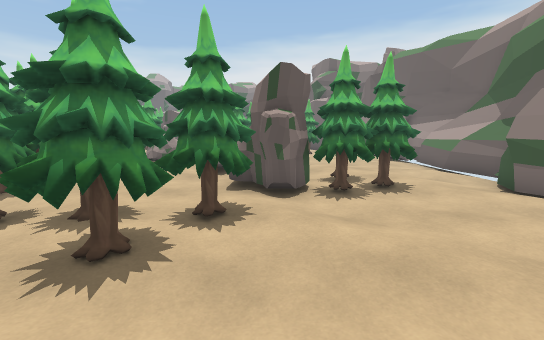
[1] (above)

24 first-person views from a walk through a scene from a Unity 3-D project. The camera is 1.5 m above the floor, tilts 8° down and sees 90° across. The floor is counted in squares, 1 m on a side. Each view is taken from the middle of a square. On the plan, view 1 faces up. The plan holds only what a view shows up to about 14 squares ahead; the rest is blank. The place goes on beyond the plan. The player is left out. Some surface patterns are stand-ins.

[2]
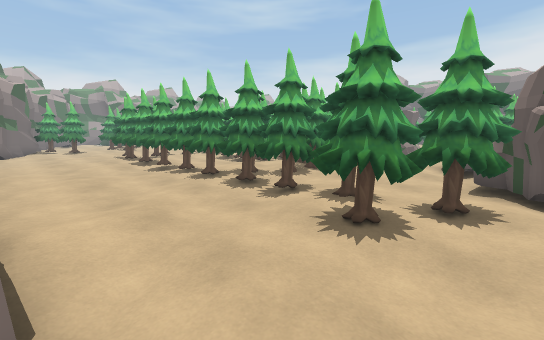

[3]
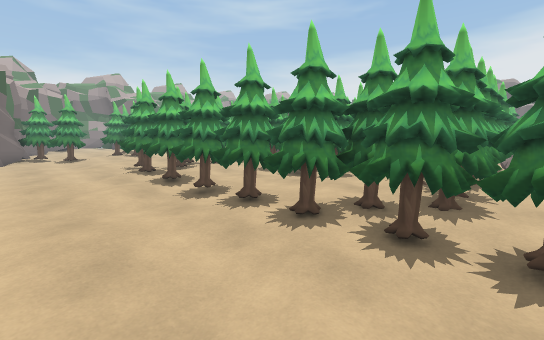

[4]
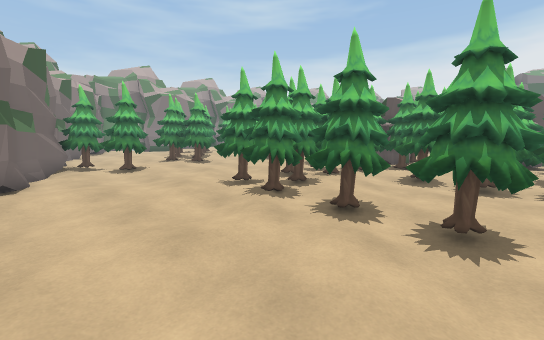

[5]
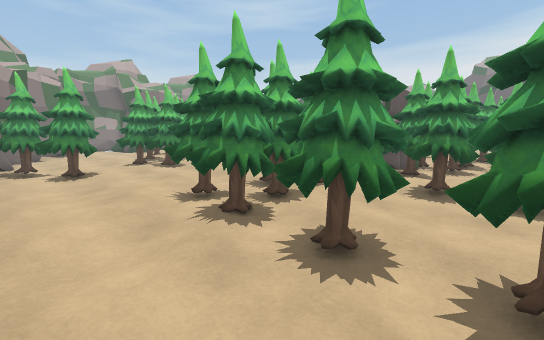

[6]
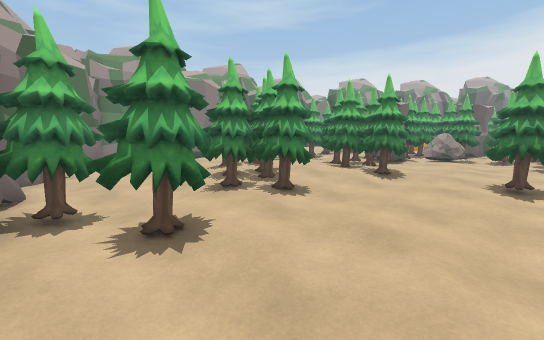

[7]
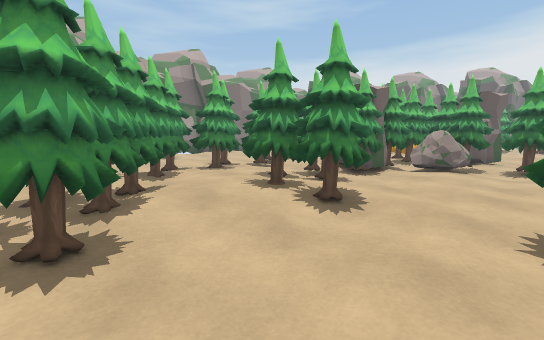

[8]
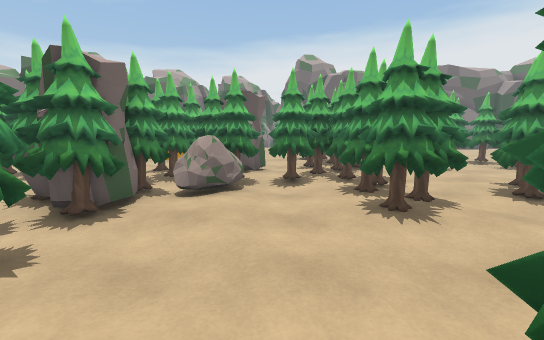

[9]
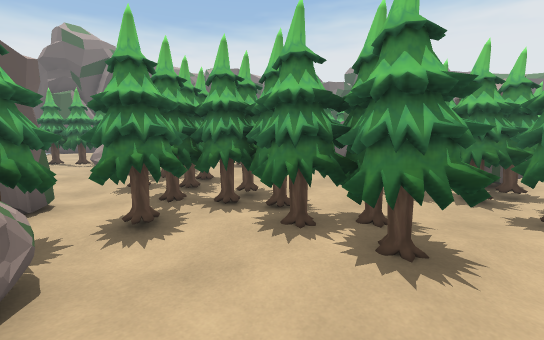

[10]
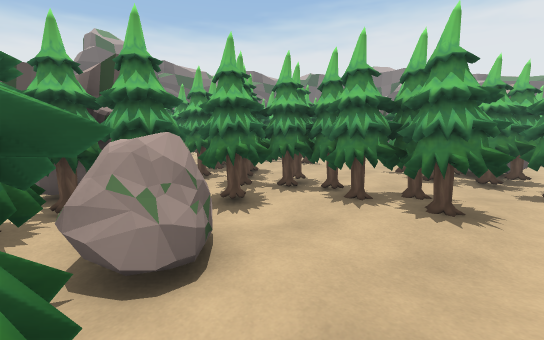

[11]
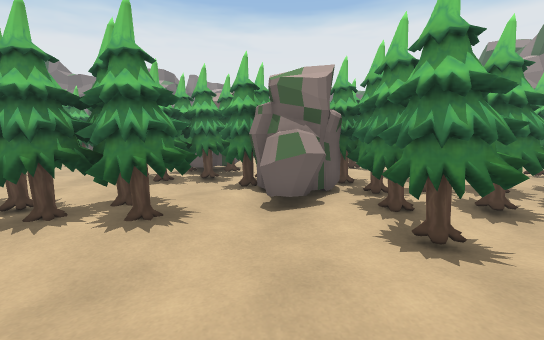

[12]
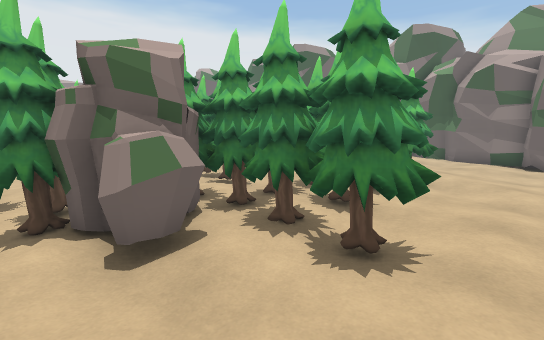

[13]
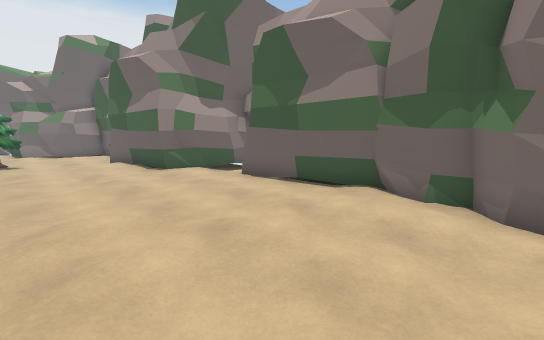

[14]
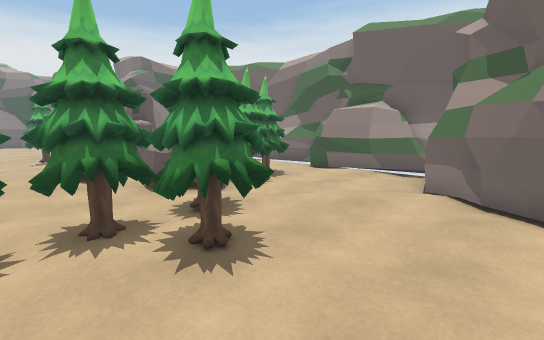

[15]
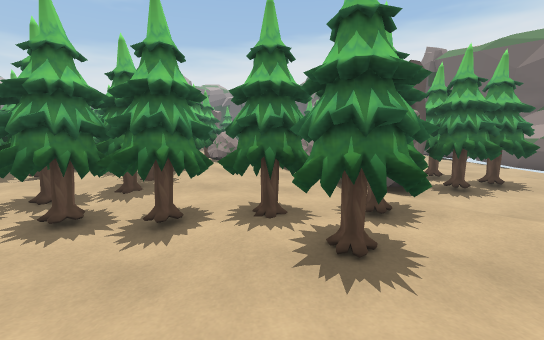

[16]
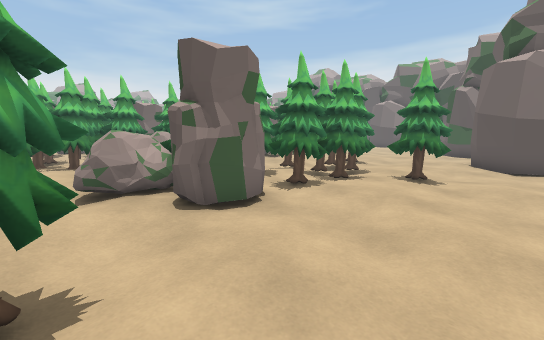

[17]
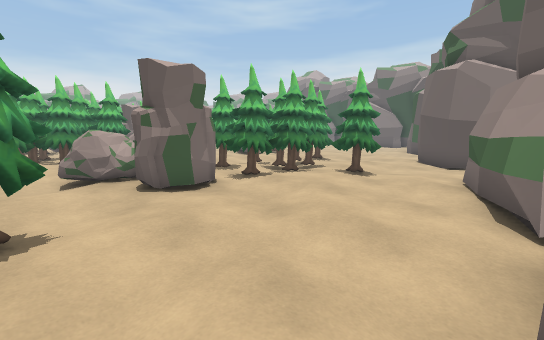

[18]
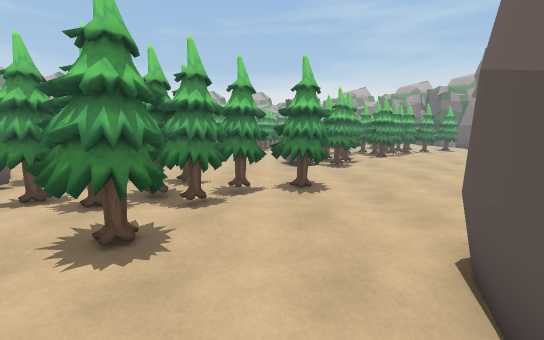

[19]
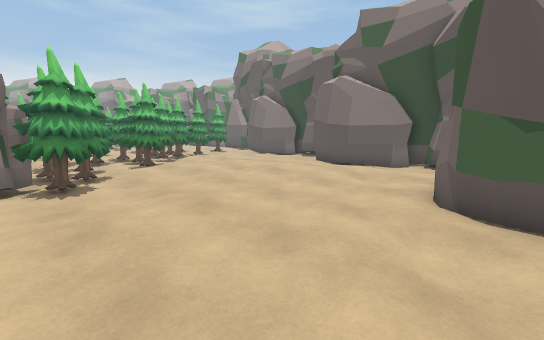

[20]
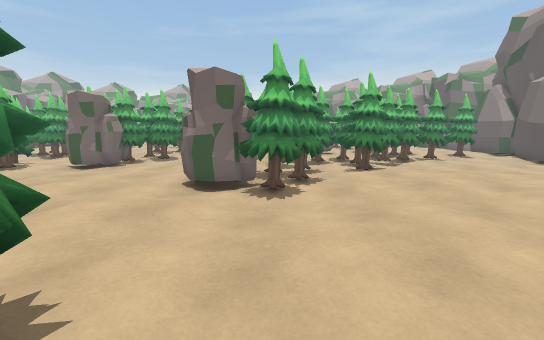

[21]
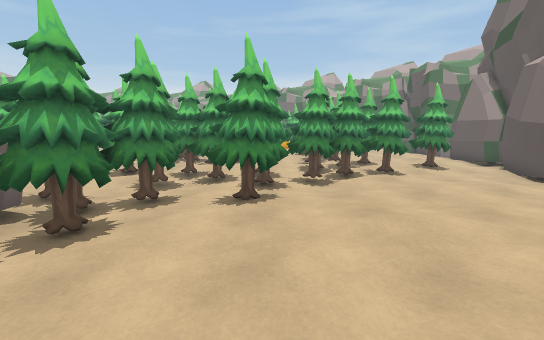

[22]
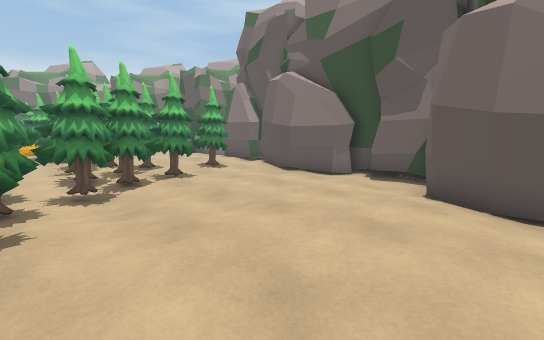

[23]
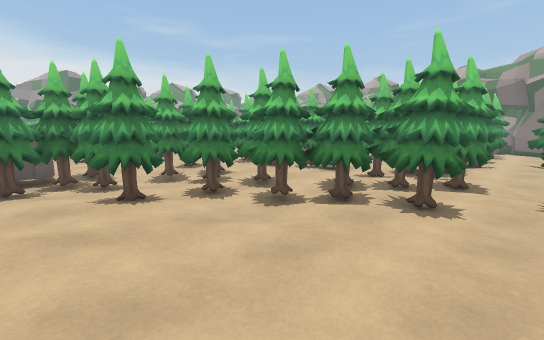

[24]
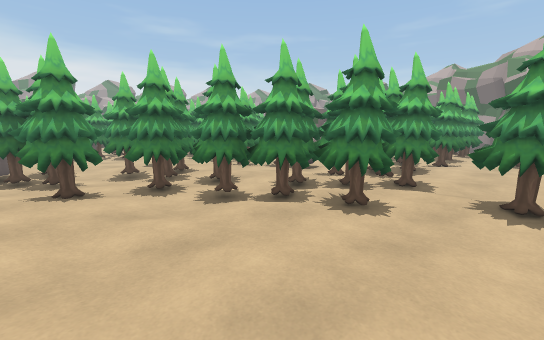

### Floor plan
Key: @ floor where view 1 was taken; # wall or solid block; . main floor; : floor 0.25 m higher than the main floor; - floor 0.25 m lower than the main floor; / step, stairs or slope; = window, fence, low wall or low ledge; T tree; R rock; O other object.
Columns run from 27 left of view 1 to 8 right of it. Each row starts with its distance up from view 1.
 37          ##     ###
 36             #####.###
 35          .. ........#    ##
 34   TT  .....TT.......#######
 33  .TT.......TT..............
 32 TT.T.T....TTTT......::.::..
 31  TTTTTTTTTTTTTT....:::::...
 30 TOOTOOTTTT TTTT....::::::..
 29   OOOO.TTTTTTTT....:./::...##
 28   O O ...TTTTTTT...::.:.....##
 27        .OO..TTTTTT..::........
 26        OTT..TTTT TT......../..
 25       ..TTT..TTT.T........../.
 24       ..  T TTTTTTTTT.-/......
 23    RR .TOO /.TTT.TTTTT-.......#
 22   TT   TTTT.TTT.TTTRT.....T...###
 21  TTTTRRTTTT..T...TRRR....TT......
 20  TTTT .TTTT..............TT.......
 19  OTTTTTTTTT..............T T.T...
 18  OOTTTTTTTT.TT..........TT TTTT..#
 17 TTTTRR..TT..TTT.........TTTTTTT..#
 16 TR TR...TTTTT TTR........TTTT....##
 15  TTT....TTT.TT TR...TT..TTTTT.....#
 14 TTT.....T..TTTTT....TTRR. .T../...##
 13  TTT......RTTT..TT  TTR.O  RR../..##
 12 TTTT.....RRRT..TTT TTT  .ORRR./...##
 11  TTTTT.TTTTTTT.TTT TTT   RRR...../##
 10  :TTT..TTTTTTTTTTT TTT::/R/.......=#
  9 OT:......TTO.TTTTT OOT::.....TT....#
  8 TTT......TTT/TTTTT.OTT:...R RTT...##
  7  TTT.....TTT........TT....RRTTTT.##
  6 TTTTT....TTT.......TTT.....R.T...##
  5 .TT..../.TTT.T.T.T.TTTTTTTTT/....##
  4 ../...../TTTTTTTTTTTTTTTTTT../....##
  3 ...TTT.....T.T/T.T.T..-.TTT......=##
  2 .TTTT......-.../...-.....T.....#
  1 # T.................-/........##
  0   ###..................../.@. #
 -1     ###..............##### .
 -2       ###...........##
 -3        ###.........##
 -4          #########.#
 -5                    #

Positions as (right, up) in squares from view 1, and headings:
1: (0, 0), facing up
2: (0, -1), facing up-left
3: (-5, 0), facing up-left
4: (-11, -1), facing up-left
5: (-12, 1), facing up-left
6: (-19, 1), facing up-left
7: (-20, 6), facing up-left
8: (-21, 10), facing up
9: (-22, 14), facing up-right
10: (-24, 14), facing up-right
11: (-23, 13), facing right
12: (-21, 14), facing down-right
13: (-18, 3), facing down-right
14: (-4, 0), facing up-right
15: (-3, 0), facing up
16: (5, 9), facing up-left
17: (7, 9), facing up-left
18: (6, 20), facing left
19: (2, 22), facing up-left
20: (0, 23), facing left
21: (-4, 27), facing left
22: (-5, 27), facing up-left
23: (-8, 33), facing down-left
24: (-9, 34), facing down-left
